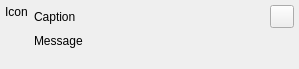
<?xml version="1.0" encoding="UTF-8"?>
<ui version="4.0">
 <class>NoticeWidgetClass</class>
 <widget class="QWidget" name="NoticeWidgetClass">
  <property name="geometry">
   <rect>
    <x>0</x>
    <y>0</y>
    <width>299</width>
    <height>69</height>
   </rect>
  </property>
  <layout class="QHBoxLayout" name="horizontalLayout_2">
   <property name="margin">
    <number>5</number>
   </property>
   <item>
    <layout class="QVBoxLayout" name="verticalLayout_2" stretch="0">
     <item>
      <widget class="QLabel" name="lblIcon">
       <property name="text">
        <string notr="true">Icon</string>
       </property>
       <property name="alignment">
        <set>Qt::AlignHCenter|Qt::AlignTop</set>
       </property>
      </widget>
     </item>
    </layout>
   </item>
   <item>
    <layout class="QVBoxLayout" name="verticalLayout">
     <item>
      <layout class="QHBoxLayout" name="horizontalLayout">
       <item>
        <widget class="QLabel" name="lblCaption">
         <property name="sizePolicy">
          <sizepolicy hsizetype="Expanding" vsizetype="Preferred">
           <horstretch>0</horstretch>
           <verstretch>0</verstretch>
          </sizepolicy>
         </property>
         <property name="text">
          <string notr="true">Caption</string>
         </property>
         <property name="textFormat">
          <enum>Qt::PlainText</enum>
         </property>
         <property name="wordWrap">
          <bool>true</bool>
         </property>
        </widget>
       </item>
       <item>
        <widget class="CloseButton" name="cbtClose"/>
       </item>
      </layout>
     </item>
     <item>
      <widget class="QLabel" name="lblMessage">
       <property name="text">
        <string notr="true">Message</string>
       </property>
       <property name="textFormat">
        <enum>Qt::RichText</enum>
       </property>
       <property name="wordWrap">
        <bool>true</bool>
       </property>
      </widget>
     </item>
     <item>
      <widget class="QWidget" name="wdtActions" native="true"/>
     </item>
    </layout>
   </item>
  </layout>
 </widget>
 <layoutdefault spacing="6" margin="11"/>
 <customwidgets>
  <customwidget>
   <class>CloseButton</class>
   <extends>QToolButton</extends>
   <header location="global">utils/closebutton.h</header>
  </customwidget>
 </customwidgets>
 <resources/>
 <connections/>
</ui>
